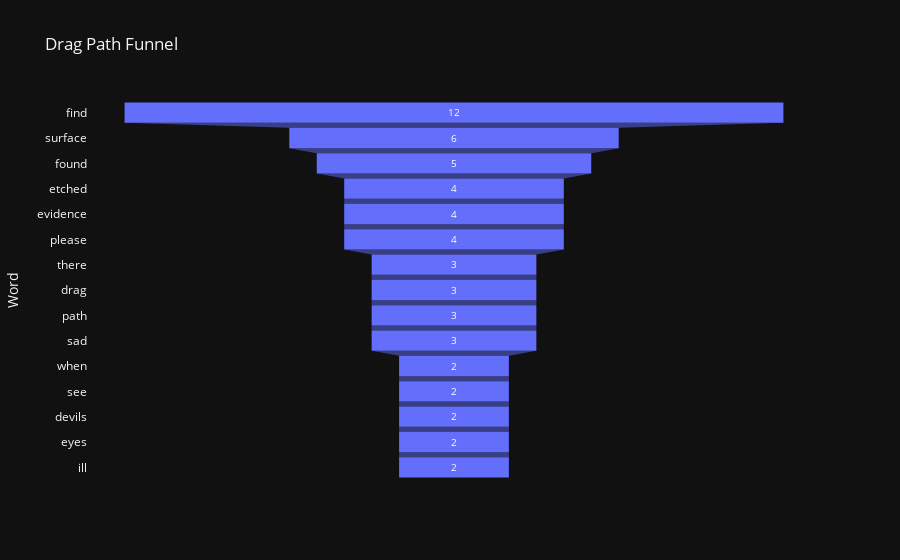

Notebook cell for this chart:
### Markdown cell above
### Drag Path Funnel Chart

### Code cell
df_counts = pd.DataFrame(counts.most_common(15), columns=['Word', 'Count'])

fig = px.funnel(df_counts, x='Count', y='Word',
                title='Drag Path Funnel',
                color_discrete_sequence=['#636EFA'])
fig.show()

### Figure 1 — Plotly figure (JSON) as saved in the notebook; plotly's stock layout.template omitted (floating-point values rounded to 4 significant figures)
{"data": [{"hovertemplate": "Count=%{x}<br>Word=%{y}<extra></extra>", "legendgroup": "", "marker": {"color": "#636EFA"}, "name": "", "orientation": "h", "showlegend": false, "x": [12, 6, 5, 4, 4, 4, 3, 3, 3, 3, 2, 2, 2, 2, 2], "xaxis": "x", "y": ["find", "surface", "found", "etched", "evidence", "please", "there", "drag", "path", "sad", "when", "see", "devils", "eyes", "ill"], "yaxis": "y", "type": "funnel"}], "layout": {"xaxis": {"anchor": "y", "domain": [0.0, 1.0], "title": {"text": "Count"}}, "yaxis": {"anchor": "x", "domain": [0.0, 1.0], "title": {"text": "Word"}}, "legend": {"tracegroupgap": 0}, "title": {"text": "Drag Path Funnel"}}}
